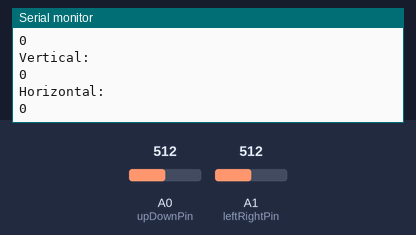
The sketch below on a simulated Arduino Uno, built with avr-gcc and run on an emulated ATmega328P. Shown: the last lines printed to the serial monitor. The inputs (shaded band) are chosen by the test bench; at power-on: A0 (upDownPin) = 512, A1 (leftRightPin) = 512.

Above: at 1.2 s.
1.3 s: A0 (upDownPin) set to 677
At 1.58 s:
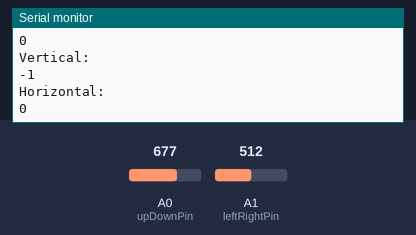
2.8 s: A1 (leftRightPin) set to 677
At 2.98 s:
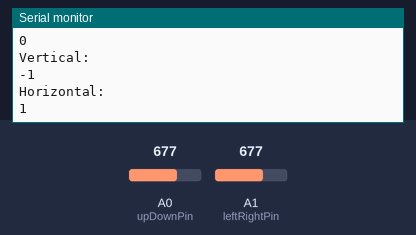
Timing chart, 0 to 5.8 s (numbered marks = the images above; inputs shaded):
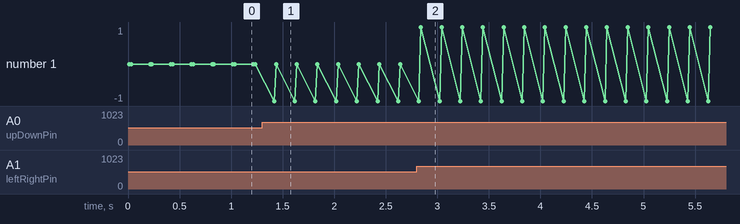

The sketch:

joyStickTest.ino
```cpp
// Definitions
#define UP 1
#define DOWN -1
#define RIGHT 1
#define LEFT -1
#define STOP 0
#define HORIZONTAL 2
#define VERTICAL 3

const int leftRightPin = A1;
const int upDownPin = A0;
int leftRightDegree;
int upDownDegree;

// Get human readable ouput from joystick
// Returns an array of two numbers, giving the direction.
// The number at index 0 is up down direction, The number
// at index 1 is left right direction
int getDirection(int axis) {
  // Get data from the axis
  int degree = 0;
  if (axis == VERTICAL) {
    degree = analogRead(upDownPin);
  } else if (axis == HORIZONTAL) {
    degree = analogRead(leftRightPin);
  }

  // Switch case select direction
  if (degree <= 333) {
    return axis == VERTICAL ? UP : LEFT;
  } else if (333 < degree  && degree <= 667) {
    return STOP;
  } else if (667 < degree) {
    return axis == VERTICAL ? DOWN : RIGHT;
  }

  // Shouldn't every run.
  return STOP;
}

void setup() {
  pinMode(leftRightPin, INPUT);
  pinMode(upDownPin, INPUT);
  Serial.begin(9600);
}

void loop() {
  Serial.println("Vertical: ");
  Serial.println(getDirection(VERTICAL));
  Serial.println("Horizontal: ");
  Serial.println(getDirection(HORIZONTAL));
  delay(200);
}
```

Measured:
- after the input at 1.3 s, the serial monitor: prints a new line after 0.12 s (image 1)
- after the input at 2.8 s, the serial monitor: prints a new line at once (image 2)
- plotted number 1: 0 → 1 after the input at 2.8 s
